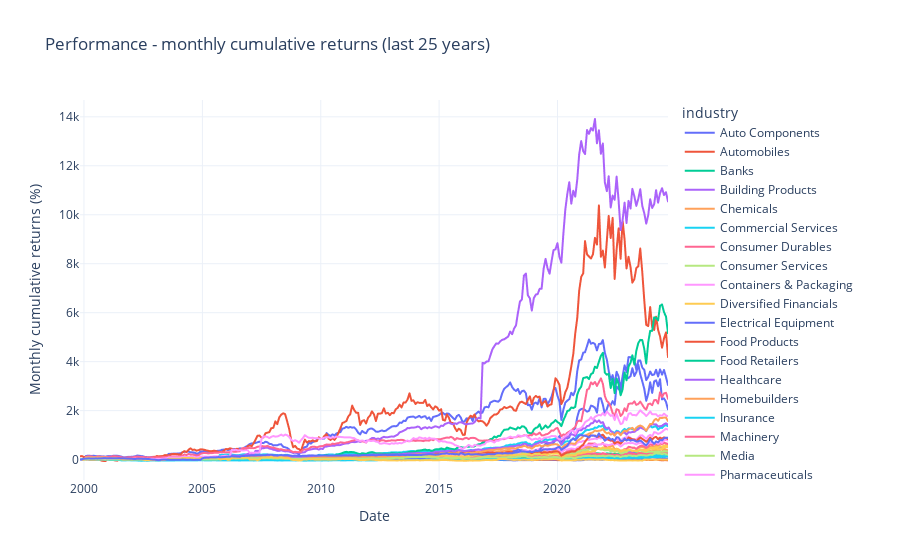

Source (notebook cell):
### Markdown cell above
#### Last 25 years

### Code cell
# df_i_share_ratio
min_date = pd.to_datetime(df_i_share_ratio['Date'].values[-1]).replace(day=1) - pd.DateOffset(months=12*25)
min_datestr = min_date.strftime('%Y-%m-%d')
df_i_share_ratio = df_i_share_ratio.loc[df_i_share_ratio['Date'] >= min_datestr]
#
df_cumulative_returns = df_i_share_ratio.copy()
df_cumulative_returns['return_rate'] = df_cumulative_returns['return_rate'] + 1
# move industry in its own column
df_cumulative_returns = df_cumulative_returns.pivot_table(index=['Date'], columns='industry', values=['return_rate'])
# clean columns, "date" will be the index
df_cumulative_returns.columns = [col[1] for col in df_cumulative_returns.columns.values]
# calculate accumulative returns
df_cumulative_returns = df_cumulative_returns.cumprod() - 1
df_cumulative_returns = df_cumulative_returns.reset_index()
# move back to the old structure now containing accumulative return rates instead of return rate
df_cumulative_returns = df_cumulative_returns.melt(id_vars=['Date'], var_name='industry', value_name='cum_return_rate')
# set percentage column
df_cumulative_returns['cum_return_rate_pct'] = df_cumulative_returns['cum_return_rate'] * 100
# plot
fig = px.line(df_cumulative_returns, x='Date',
              y='cum_return_rate_pct', color='industry',
              title='Performance - monthly cumulative returns (last 25 years)',
              labels={'cum_return_rate_pct':'Monthly cumulative returns (%)', })

fig.update_layout(template="plotly_white")
fig.show()

### Figure 1 — Plotly figure (JSON) as saved in the notebook; plotly's stock layout.template omitted (floating-point values rounded to 4 significant figures; data arrays with more than 128 entries replaced by an {"elided": "..."} marker saying what was removed)
{"data": [{"hovertemplate": "industry=Auto Components<br>Date=%{x}<br>Monthly cumulative returns (%)=%{y}<extra></extra>", "legendgroup": "Auto Components", "line": {"color": "#636efa", "dash": "solid"}, "marker": {"symbol": "circle"}, "mode": "lines", "name": "Auto Components", "showlegend": true, "x": {"elided": "299 str values"}, "xaxis": "x", "y": {"elided": "299 float values"}, "yaxis": "y", "type": "scattergl"}, {"hovertemplate": "industry=Automobiles<br>Date=%{x}<br>Monthly cumulative returns (%)=%{y}<extra></extra>", "legendgroup": "Automobiles", "line": {"color": "#EF553B", "dash": "solid"}, "marker": {"symbol": "circle"}, "mode": "lines", "name": "Automobiles", "showlegend": true, "x": {"elided": "299 str values"}, "xaxis": "x", "y": {"elided": "299 float values"}, "yaxis": "y", "type": "scattergl"}, {"hovertemplate": "industry=Banks<br>Date=%{x}<br>Monthly cumulative returns (%)=%{y}<extra></extra>", "legendgroup": "Banks", "line": {"color": "#00cc96", "dash": "solid"}, "marker": {"symbol": "circle"}, "mode": "lines", "name": "Banks", "showlegend": true, "x": {"elided": "299 str values"}, "xaxis": "x", "y": {"elided": "299 float values"}, "yaxis": "y", "type": "scattergl"}, {"hovertemplate": "industry=Building Products<br>Date=%{x}<br>Monthly cumulative returns (%)=%{y}<extra></extra>", "legendgroup": "Building Products", "line": {"color": "#ab63fa", "dash": "solid"}, "marker": {"symbol": "circle"}, "mode": "lines", "name": "Building Products", "showlegend": true, "x": {"elided": "299 str values"}, "xaxis": "x", "y": {"elided": "299 float values"}, "yaxis": "y", "type": "scattergl"}, {"hovertemplate": "industry=Chemicals<br>Date=%{x}<br>Monthly cumulative returns (%)=%{y}<extra></extra>", "legendgroup": "Chemicals", "line": {"color": "#FFA15A", "dash": "solid"}, "marker": {"symbol": "circle"}, "mode": "lines", "name": "Chemicals", "showlegend": true, "x": {"elided": "299 str values"}, "xaxis": "x", "y": {"elided": "299 float values"}, "yaxis": "y", "type": "scattergl"}, {"hovertemplate": "industry=Commercial Services<br>Date=%{x}<br>Monthly cumulative returns (%)=%{y}<extra></extra>", "legendgroup": "Commercial Services", "line": {"color": "#19d3f3", "dash": "solid"}, "marker": {"symbol": "circle"}, "mode": "lines", "name": "Commercial Services", "showlegend": true, "x": {"elided": "299 str values"}, "xaxis": "x", "y": {"elided": "299 float values"}, "yaxis": "y", "type": "scattergl"}, {"hovertemplate": "industry=Consumer Durables<br>Date=%{x}<br>Monthly cumulative returns (%)=%{y}<extra></extra>", "legendgroup": "Consumer Durables", "line": {"color": "#FF6692", "dash": "solid"}, "marker": {"symbol": "circle"}, "mode": "lines", "name": "Consumer Durables", "showlegend": true, "x": {"elided": "299 str values"}, "xaxis": "x", "y": {"elided": "299 float values"}, "yaxis": "y", "type": "scattergl"}, {"hovertemplate": "industry=Consumer Services<br>Date=%{x}<br>Monthly cumulative returns (%)=%{y}<extra></extra>", "legendgroup": "Consumer Services", "line": {"color": "#B6E880", "dash": "solid"}, "marker": {"symbol": "circle"}, "mode": "lines", "name": "Consumer Services", "showlegend": true, "x": {"elided": "299 str values"}, "xaxis": "x", "y": {"elided": "299 float values"}, "yaxis": "y", "type": "scattergl"}, {"hovertemplate": "industry=Containers & Packaging<br>Date=%{x}<br>Monthly cumulative returns (%)=%{y}<extra></extra>", "legendgroup": "Containers & Packaging", "line": {"color": "#FF97FF", "dash": "solid"}, "marker": {"symbol": "circle"}, "mode": "lines", "name": "Containers & Packaging", "showlegend": true, "x": {"elided": "299 str values"}, "xaxis": "x", "y": {"elided": "299 float values"}, "yaxis": "y", "type": "scattergl"}, {"hovertemplate": "industry=Diversified Financials<br>Date=%{x}<br>Monthly cumulative returns (%)=%{y}<extra></extra>", "legendgroup": "Diversified Financials", "line": {"color": "#FECB52", "dash": "solid"}, "marker": {"symbol": "circle"}, "mode": "lines", "name": "Diversified Financials", "showlegend": true, "x": {"elided": "299 str values"}, "xaxis": "x", "y": {"elided": "299 float values"}, "yaxis": "y", "type": "scattergl"}, {"hovertemplate": "industry=Electrical Equipment<br>Date=%{x}<br>Monthly cumulative returns (%)=%{y}<extra></extra>", "legendgroup": "Electrical Equipment", "line": {"color": "#636efa", "dash": "solid"}, "marker": {"symbol": "circle"}, "mode": "lines", "name": "Electrical Equipment", "showlegend": true, "x": {"elided": "299 str values"}, "xaxis": "x", "y": {"elided": "299 float values"}, "yaxis": "y", "type": "scattergl"}, {"hovertemplate": "industry=Food Products<br>Date=%{x}<br>Monthly cumulative returns (%)=%{y}<extra></extra>", "legendgroup": "Food Products", "line": {"color": "#EF553B", "dash": "solid"}, "marker": {"symbol": "circle"}, "mode": "lines", "name": "Food Products", "showlegend": true, "x": {"elided": "299 str values"}, "xaxis": "x", "y": {"elided": "299 float values"}, "yaxis": "y", "type": "scattergl"}, {"hovertemplate": "industry=Food Retailers<br>Date=%{x}<br>Monthly cumulative returns (%)=%{y}<extra></extra>", "legendgroup": "Food Retailers", "line": {"color": "#00cc96", "dash": "solid"}, "marker": {"symbol": "circle"}, "mode": "lines", "name": "Food Retailers", "showlegend": true, "x": {"elided": "299 str values"}, "xaxis": "x", "y": {"elided": "299 float values"}, "yaxis": "y", "type": "scattergl"}, {"hovertemplate": "industry=Healthcare<br>Date=%{x}<br>Monthly cumulative returns (%)=%{y}<extra></extra>", "legendgroup": "Healthcare", "line": {"color": "#ab63fa", "dash": "solid"}, "marker": {"symbol": "circle"}, "mode": "lines", "name": "Healthcare", "showlegend": true, "x": {"elided": "299 str values"}, "xaxis": "x", "y": {"elided": "299 float values"}, "yaxis": "y", "type": "scattergl"}, {"hovertemplate": "industry=Homebuilders<br>Date=%{x}<br>Monthly cumulative returns (%)=%{y}<extra></extra>", "legendgroup": "Homebuilders", "line": {"color": "#FFA15A", "dash": "solid"}, "marker": {"symbol": "circle"}, "mode": "lines", "name": "Homebuilders", "showlegend": true, "x": {"elided": "299 str values"}, "xaxis": "x", "y": {"elided": "299 float values"}, "yaxis": "y", "type": "scattergl"}, {"hovertemplate": "industry=Insurance<br>Date=%{x}<br>Monthly cumulative returns (%)=%{y}<extra></extra>", "legendgroup": "Insurance", "line": {"color": "#19d3f3", "dash": "solid"}, "marker": {"symbol": "circle"}, "mode": "lines", "name": "Insurance", "showlegend": true, "x": {"elided": "299 str values"}, "xaxis": "x", "y": {"elided": "299 float values"}, "yaxis": "y", "type": "scattergl"}, {"hovertemplate": "industry=Machinery<br>Date=%{x}<br>Monthly cumulative returns (%)=%{y}<extra></extra>", "legendgroup": "Machinery", "line": {"color": "#FF6692", "dash": "solid"}, "marker": {"symbol": "circle"}, "mode": "lines", "name": "Machinery", "showlegend": true, "x": {"elided": "299 str values"}, "xaxis": "x", "y": {"elided": "299 float values"}, "yaxis": "y", "type": "scattergl"}, {"hovertemplate": "industry=Media<br>Date=%{x}<br>Monthly cumulative returns (%)=%{y}<extra></extra>", "legendgroup": "Media", "line": {"color": "#B6E880", "dash": "solid"}, "marker": {"symbol": "circle"}, "mode": "lines", "name": "Media", "showlegend": true, "x": {"elided": "299 str values"}, "xaxis": "x", "y": {"elided": "299 float values"}, "yaxis": "y", "type": "scattergl"}, {"hovertemplate": "industry=Pharmaceuticals<br>Date=%{x}<br>Monthly cumulative returns (%)=%{y}<extra></extra>", "legendgroup": "Pharmaceuticals", "line": {"color": "#FF97FF", "dash": "solid"}, "marker": {"symbol": "circle"}, "mode": "lines", "name": "Pharmaceuticals", "showlegend": true, "x": {"elided": "299 str values"}, "xaxis": "x", "y": {"elided": "299 float values"}, "yaxis": "y", "type": "scattergl"}, {"hovertemplate": "industry=Real Estate<br>Date=%{x}<br>Monthly cumulative returns (%)=%{y}<extra></extra>", "legendgroup": "Real Estate", "line": {"color": "#FECB52", "dash": "solid"}, "marker": {"symbol": "circle"}, "mode": "lines", "name": "Real Estate", "showlegend": true, "x": {"elided": "299 str values"}, "xaxis": "x", "y": {"elided": "299 float values"}, "yaxis": "y", "type": "scattergl"}, {"hovertemplate": "industry=Refiners & Pipelines<br>Date=%{x}<br>Monthly cumulative returns (%)=%{y}<extra></extra>", "legendgroup": "Refiners & Pipelines", "line": {"color": "#636efa", "dash": "solid"}, "marker": {"symbol": "circle"}, "mode": "lines", "name": "Refiners & Pipelines", "showlegend": true, "x": {"elided": "299 str values"}, "xaxis": "x", "y": {"elided": "299 float values"}, "yaxis": "y", "type": "scattergl"}, {"hovertemplate": "industry=Retailing<br>Date=%{x}<br>Monthly cumulative returns (%)=%{y}<extra></extra>", "legendgroup": "Retailing", "line": {"color": "#EF553B", "dash": "solid"}, "marker": {"symbol": "circle"}, "mode": "lines", "name": "Retailing", "showlegend": true, "x": {"elided": "299 str values"}, "xaxis": "x", "y": {"elided": "299 float values"}, "yaxis": "y", "type": "scattergl"}, {"hovertemplate": "industry=Semiconductors<br>Date=%{x}<br>Monthly cumulative returns (%)=%{y}<extra></extra>", "legendgroup": "Semiconductors", "line": {"color": "#00cc96", "dash": "solid"}, "marker": {"symbol": "circle"}, "mode": "lines", "name": "Semiconductors", "showlegend": true, "x": {"elided": "299 str values"}, "xaxis": "x", "y": {"elided": "299 float values"}, "yaxis": "y", "type": "scattergl"}, {"hovertemplate": "industry=Software & Services<br>Date=%{x}<br>Monthly cumulative returns (%)=%{y}<extra></extra>", "legendgroup": "Software & Services", "line": {"color": "#ab63fa", "dash": "solid"}, "marker": {"symbol": "circle"}, "mode": "lines", "name": "Software & Services", "showlegend": true, "x": {"elided": "299 str values"}, "xaxis": "x", "y": {"elided": "299 float values"}, "yaxis": "y", "type": "scattergl"}, {"hovertemplate": "industry=Technology Hardware<br>Date=%{x}<br>Monthly cumulative returns (%)=%{y}<extra></extra>", "legendgroup": "Technology Hardware", "line": {"color": "#FFA15A", "dash": "solid"}, "marker": {"symbol": "circle"}, "mode": "lines", "name": "Technology Hardware", "showlegend": true, "x": {"elided": "299 str values"}, "xaxis": "x", "y": {"elided": "299 float values"}, "yaxis": "y", "type": "scattergl"}, {"hovertemplate": "industry=Telecommunication Services<br>Date=%{x}<br>Monthly cumulative returns (%)=%{y}<extra></extra>", "legendgroup": "Telecommunication Services", "line": {"color": "#19d3f3", "dash": "solid"}, "marker": {"symbol": "circle"}, "mode": "lines", "name": "Telecommunication Services", "showlegend": true, "x": {"elided": "299 str values"}, "xaxis": "x", "y": {"elided": "299 float values"}, "yaxis": "y", "type": "scattergl"}, {"hovertemplate": "industry=Textiles & Apparel<br>Date=%{x}<br>Monthly cumulative returns (%)=%{y}<extra></extra>", "legendgroup": "Textiles & Apparel", "line": {"color": "#FF6692", "dash": "solid"}, "marker": {"symbol": "circle"}, "mode": "lines", "name": "Textiles & Apparel", "showlegend": true, "x": {"elided": "299 str values"}, "xaxis": "x", "y": {"elided": "299 float values"}, "yaxis": "y", "type": "scattergl"}, {"hovertemplate": "industry=Traders & Distributors<br>Date=%{x}<br>Monthly cumulative returns (%)=%{y}<extra></extra>", "legendgroup": "Traders & Distributors", "line": {"color": "#B6E880", "dash": "solid"}, "marker": {"symbol": "circle"}, "mode": "lines", "name": "Traders & Distributors", "showlegend": true, "x": {"elided": "299 str values"}, "xaxis": "x", "y": {"elided": "299 float values"}, "yaxis": "y", "type": "scattergl"}, {"hovertemplate": "industry=Transportation<br>Date=%{x}<br>Monthly cumulative returns (%)=%{y}<extra></extra>", "legendgroup": "Transportation", "line": {"color": "#FF97FF", "dash": "solid"}, "marker": {"symbol": "circle"}, "mode": "lines", "name": "Transportation", "showlegend": true, "x": {"elided": "299 str values"}, "xaxis": "x", "y": {"elided": "299 float values"}, "yaxis": "y", "type": "scattergl"}, {"hovertemplate": "industry=Transportation Infrastructure<br>Date=%{x}<br>Monthly cumulative returns (%)=%{y}<extra></extra>", "legendgroup": "Transportation Infrastructure", "line": {"color": "#FECB52", "dash": "solid"}, "marker": {"symbol": "circle"}, "mode": "lines", "name": "Transportation Infrastructure", "showlegend": true, "x": {"elided": "299 str values"}, "xaxis": "x", "y": {"elided": "299 float values"}, "yaxis": "y", "type": "scattergl"}, {"hovertemplate": "industry=Utilities<br>Date=%{x}<br>Monthly cumulative returns (%)=%{y}<extra></extra>", "legendgroup": "Utilities", "line": {"color": "#636efa", "dash": "solid"}, "marker": {"symbol": "circle"}, "mode": "lines", "name": "Utilities", "showlegend": true, "x": {"elided": "299 str values"}, "xaxis": "x", "y": {"elided": "299 float values"}, "yaxis": "y", "type": "scattergl"}], "layout": {"xaxis": {"anchor": "y", "domain": [0.0, 1.0], "title": {"text": "Date"}}, "yaxis": {"anchor": "x", "domain": [0.0, 1.0], "title": {"text": "Monthly cumulative returns (%)"}}, "legend": {"title": {"text": "industry"}, "tracegroupgap": 0}, "title": {"text": "Performance - monthly cumulative returns (last 25 years)"}}}
